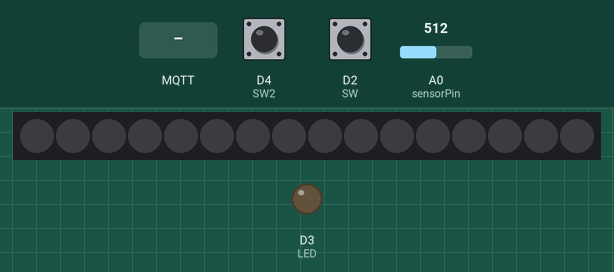
The sketch below on a simulated ESP8266 (NodeMCU). Parts: 16 RGB LEDs in strip order, left to right, output pins drawn as LEDs (lit = HIGH). Inputs (shaded band) come from the test bench; at power-on: D4 (SW2) LOW, D2 (SW) LOW, A0 (sensorPin) = 512. Dim RGB values are drawn brighter than linear; WiFi joins after 1.5 s; servers stay silent unless stated; EEPROM starts erased; no MQTT or app messages arrive unless stated; what the sketch prints to the serial monitor is not drawn.

Above: at 1.2 s.
1.3 s: D4 (SW2) pulled HIGH for 0.15 s
At 2.1 s:
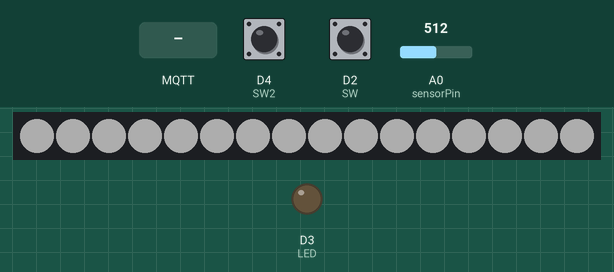
2.9 s: MQTT message "1" arrives on the first subscribed topic
At 4.1 s:
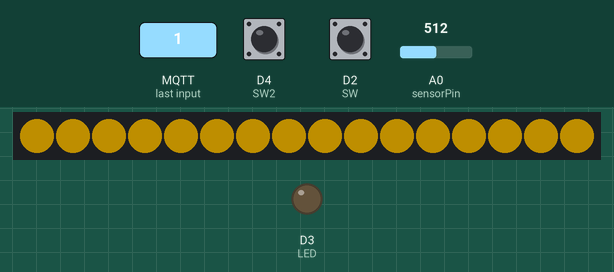
4.4 s: D2 (SW) pulled HIGH for 0.15 s
At 5.5 s:
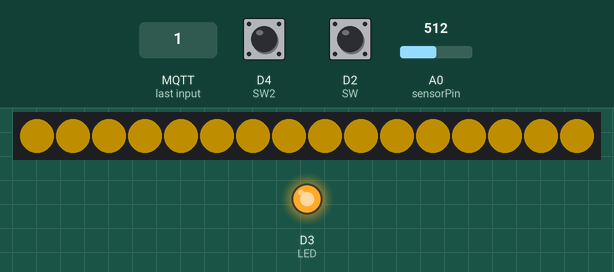
6.0 s: MQTT message "1" arrives on the second subscribed topic
At 6.02 s:
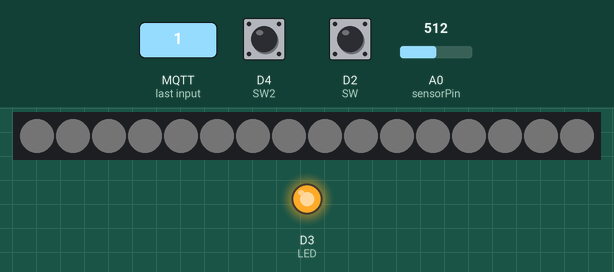
7.5 s: D4 (SW2) pulled HIGH for 1 s
At 9.2 s:
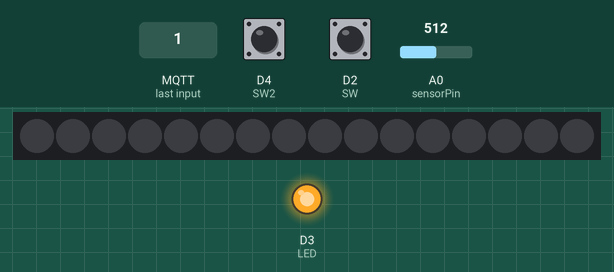
10.0 s: MQTT message "1" arrives on the first subscribed topic
At 10.7 s:
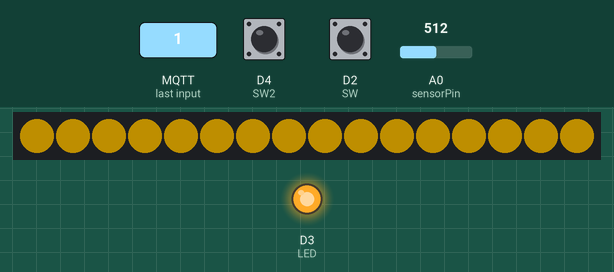
Timing chart, 0 to 12.5 s (numbered marks = the images above; inputs shaded):
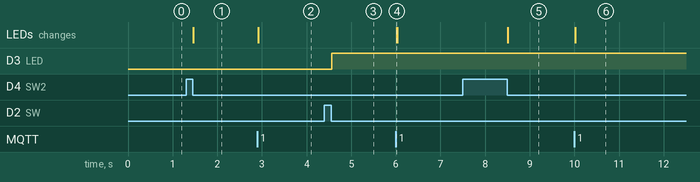

Measured:
- after the input at 1.3 s, the LEDs: change after 0.16 s (image 1)
- after the input at 2.9 s, the LEDs: change at once (image 2)
- after the input at 4.4 s, D3 (LED): LOW → HIGH after 0.16 s
- after the input at 6.0 s, the LEDs: change at once (image 4)
- after the input at 7.5 s, the LEDs: change after 1.0 s (image 5)
- after the input at 10.0 s, the LEDs: first change at once (image 6 shows a later state)

The sketch:

Group_LED.ino
```cpp
// (licence header left out)
#include<ESP8266WiFi.h>
#include<PubSubClient.h>
#include <EEPROM.h>
#include <Adafruit_NeoPixel.h>
#ifdef __AVR__
#include <avr/power.h>
#endif
#define PIN D5

#define NUMPIXELS 16

Adafruit_NeoPixel pixels(NUMPIXELS, PIN, NEO_GRB + NEO_KHZ800);

#define DELAYVAL 500 // Time (in milliseconds) to pause between pixels
int sensorPin = A0;
int sensorValue = 0;
#define SW D2
#define LED D3
#define SW2 D4
int LedMode = -1;
bool APLastState = LOW;
bool APToggle = LOW;
bool LedLastState = LOW;
bool LedToggle = LOW;

const char *ssid = "Group_LED" ; // Enter your WiFi name
const char *password = "12345678" ;   // Enter WiFi password
String homeSSID = "XXXXXXXXXX";
String homePassWord = "XXXXXXXXXX";
String groupName = "";
String strTopic;
String sendValue;
bool homeWifiState = false;

// MQTT Broker
const char *mqtt_broker = "broker.emqx.io" ;
const char *topic = "/test" ;
const char *mqtt_username = "TSANYI" ;
const char *mqtt_password = "0119" ;
const int mqtt_port = 1883 ;

//millis
int startTime;
int Duration;
int ConnectTime=10000; //可自訂led On的時間
int OffTime=500; //可自訂led Off的時間

WiFiClient espClient;
WiFiServer server(80);
PubSubClient client(espClient) ;

void setup() {
  pinMode(SW,INPUT);
  pinMode(SW2,INPUT);
  pinMode(LED,OUTPUT);
  EEPROM.begin(1024);
  Serial.begin(115200);
  server.begin();
  getHomeWifiValue();
  strTopic = "groupName" +String(topic)+"";
  startTime=millis();
  WiFi.begin (homeSSID.c_str(), homePassWord.c_str());
#if defined(__AVR_ATtiny85__) && (F_CPU == 16000000)
  clock_prescale_set(clock_div_1);
#endif
  pixels.begin(); // INITIALIZE NeoPixel strip object (REQUIRED)
  pixels.clear(); // Set all pixel colors to 'off'
}

void loop() {
  Duration=millis()-startTime;
  if(WiFi.status() != WL_CONNECTED) {
   //沒連上homeWifi
   homeWifiState = false;
   Serial.println ("未連接homeWifi");
   no_connect_homeWifi_mqtt();
  }else{
   homeWifiState = true;
   Serial.println("已連上homeWifi");
   WiFi.softAPdisconnect(true);
   connect_homeWifi();
  }
  //開啟AP
  bool APbtn = digitalRead(SW);
  if(APbtn){
    APLastState = APbtn;
  }
  if(APbtn != APLastState){
    APToggle = !APToggle;
    if(APToggle == HIGH){
      digitalWrite(LED,HIGH);
      //開啟AP配對
      open_AP_Mode();
    }else{
      digitalWrite(LED,LOW);
      WiFi.softAPdisconnect(true);
    }
    APLastState = LOW;
  }


  bool LedBtn = digitalRead(SW2);
  if(LedBtn){
    LedLastState =LedBtn;
  }
  if(LedBtn != LedLastState){
    LedMode += 1;
    LedLastState = LOW;
  }

  get_AP_Request();

  client. loop();
}
void open_AP_Mode(){
  //清空EEPROM
  CleanEEPROM();
  //設定IP及wifi模式為AP
  IPAddress Ip(192, 168, 255, 1);
  IPAddress NMask(255, 0, 0, 0);
  WiFi.softAPConfig(Ip, Ip, NMask);
  WiFi.mode(WIFI_AP);
  WiFi.softAP(ssid, password);
  IPAddress MyIP = WiFi.softAPIP();
  Serial.print("AP IP address: ");
  Serial.println(MyIP);
}
void off_AP_Mode(){

  getHomeWifiValue();
  WiFi.begin (homeSSID.c_str(), homePassWord.c_str());
}
void get_AP_Request(){
  WiFiClient clientAP = server.available();
  if (!clientAP) {
    return;
  }
  Serial.println("new client");
  while(!clientAP.available()){
    delay(1);
  }
  //讀取訊息
  String req = clientAP.readStringUntil('\r');
  clientAP.flush();
  int n = req.length();
  String req_wifiName;
  String req_wifiPassWord;
  //匹配請求
  if ( req.indexOf("/wifiname/") != -1){
    Serial.println(req);
    req_wifiName = req.substring(14,n-9);
    sendValue = String(req_wifiName.length())+'@';
    Serial.println(sendValue);
    Write_String(0,sendValue);
    Write_String(101,req.substring(14,n-9));
  }else if(req.indexOf("/wifipassword/") != -1){
    Serial.println(req);
    req_wifiPassWord = req.substring(18,n-9);
    sendValue = String(req_wifiPassWord.length())+'@';
    Serial.println(sendValue);
    Write_String(11,sendValue);
    Write_String(201,req.substring(18,n-9));
  }else if(req.indexOf("/groupname/")!= -1){
    //群組名稱
    Serial.println(req);
    req_wifiPassWord = req.substring(15,n-9);         //擷取http後段的資料
    sendValue = String(req_wifiPassWord.length())+'@';//將@加入WiFi密碼數量之後做為之後燒入ROM的定位點
    Serial.println(sendValue);
    Write_String(21,sendValue);                       //將變數sendValue燒入ROM中
    Write_String(301,req.substring(15,n-9));
  }else if(req.indexOf("/setwififinish/") != -1){
    APToggle = !APToggle;
    digitalWrite(LED,APToggle);
    off_AP_Mode();
  }else {
    Serial.println("invalid request");
    clientAP.stop();
    return;
  }
  clientAP.flush();
  String s = "HTTP/1.1 200 OK\r\nContent-Type: text/html\r\n\r\n<!DOCTYPE HTML>\r\n<html>\r\n";
  s += "OK";
  clientAP.print(s);
  delay(10);
  Serial.println("Client disonnected");
  s += "</html>\n";
}
//a是起始位，str为要保存的字符串
void Write_String(int a,String str){
  //把str所有数据逐个保存在EEPROM
  for (int i = 0; i < str.length(); i++){
    EEPROM.write(a + i, str[i]);
  }
  EEPROM.commit();
}
//a起始位 b讀幾位
String Read_String(int a, int b){
  String data = "";
  //从EEPROM中逐个取出每一位的值，并链接
  for (int i = 0; i < b; i++){
    if(EEPROM.read(a + i)=='@'){
      break;
    }else{
      data += char(EEPROM.read(a + i));
    }
  }
  return data;
}
void CleanEEPROM(){
    for (size_t i = 0; i < EEPROM.length(); i++)
    {
        EEPROM.write(i, 0);
    }
    EEPROM.commit();
}
void connect_homeWifi(){
//  Serial . println ( "Connected to the WiFi network" );
  //connecting to a mqtt broker
  client. setServer (mqtt_broker, mqtt_port);
  client. setCallback (callback);
  while(!client. connected()){
    String client_id = "esp8266-client-" ;
    client_id += String ( WiFi . macAddress ());
    Serial . printf ( "The client %s connects to the public mqtt broker\n" , client_id. c_str ());
    if (client. connect (client_id. c_str (), mqtt_username, mqtt_password)) {
       Serial . println ( "Public emqx mqtt broker connected" );
    } else {
       Serial.println ("未連接MQTT");
       no_connect_homeWifi_mqtt();
    }
    strTopic = groupName + "_LightStatus/test";
    client. subscribe (strTopic. c_str ());
    strTopic = groupName + "_LightBright/test";
    client. subscribe (strTopic. c_str ());
    break;
  }
  if(client. connected()){
    connect_homeWifi_mqtt();
  }
}
//未連上WiFi或MQTT要做的事
void no_connect_homeWifi_mqtt(){
//  Serial.println ("未連上WiFi或MQTT要做的事");
    switch(LedMode) {
      case 0:
        Serial.println("檯燈模式");
        sensorValue = analogRead(sensorPin);   //讀取類比輸入的值會得到0~1023
        sensorValue = map(sensorValue,0,1023,0,100);  //將0~1023轉化成0~255
        for(int i=0; i<NUMPIXELS; i++) {
          pixels.setPixelColor(i, pixels.Color(255, 255, 255));
          pixels.setBrightness(sensorValue);
          pixels.show();
        }
        break;
      case 1:
        Serial.println("小夜燈模式");
        for(int i=0; i<NUMPIXELS; i++) {
        pixels.setPixelColor(i, pixels.Color(204, 153, 0));
        pixels.setBrightness(100);
        pixels.show();
        }
        break;
      case 2:
        Serial.println("關燈");
        for(int i=0; i<NUMPIXELS; i++) {
        pixels.setPixelColor(i, pixels.Color(0, 0, 0));
        pixels.setBrightness(0);
        pixels.show();
        }
        LedMode = -1;
        break;
      default:
        Serial.println("NUN");
    }
}
//連上MQTT要做的事
void connect_homeWifi_mqtt(){
  Serial.println ("連上MQTT要做的事");
  switch(LedMode) {
      case 0:
        Serial.println("檯燈模式");
        break;
      case 1:
        Serial.println("小夜燈模式");
        for(int i=0; i<NUMPIXELS; i++) {
          pixels.setPixelColor(i, pixels.Color(204, 153, 0));
          pixels.setBrightness(100);
          pixels.show();
        }
        break;
      case 2:
        Serial.println("關燈");
        for(int i=0; i<NUMPIXELS; i++) {
        pixels.setPixelColor(i, pixels.Color(0, 0, 0));
        pixels.setBrightness(0);
        pixels.show();
        }
        LedMode = -1;
        break;
      default:delay(1);
//        Serial.println("NUN");
    }
}
//MQTT訂閱回傳
void callback(char *topic, byte *payload, unsigned  int length)  {
     String modeString(topic);
     Serial.print ( "Message arrived in topic: " );
     Serial.println (topic);
     Serial.print ( "Message:" );
     String MqttValue = "";
     for ( int i = 0 ; i < length; i++) {
       Serial.print (( char ) payload[i]);
       MqttValue += (char) payload[i];
     }
     if(modeString.indexOf("_LightStatus/test") != -1){
       if(MqttValue.toInt() == 0){
         //檯燈模式
         LedMode = 0;
       }else if(MqttValue.toInt() == 1){
         //小夜燈模式l
         LedMode = 1;
       }else if(MqttValue.toInt() == 2){
         //關閉
         LedMode = 2;
       }
     }else if(modeString.indexOf("_LightBright/test") != -1){
        for(int i=0; i<NUMPIXELS; i++) {
          pixels.setPixelColor(i, pixels.Color(255, 255, 255));
          pixels.setBrightness(MqttValue.toInt());
          pixels.show();
        }
     }else{}
     Serial.println ();
     Serial.println ( "-----------------------" );
}
//讀取ROM資料
void getHomeWifiValue(){
  //讀取wifi名稱
  String s1=Read_String(101,Read_String(0,10).toInt());
  Serial.print("燒入wifi名稱：");
  Serial.println(s1);
  homeSSID = s1;
  //讀取wifi密碼
  String s2=Read_String(201,Read_String(11,20).toInt());
  Serial.print("燒入wifi密碼：");
  Serial.println(s2);
  homePassWord = s2;
  WiFi.begin (homeSSID.c_str(), homePassWord.c_str());
  //讀取Group名稱
  String s3=Read_String(301,Read_String(21,30).toInt());
  Serial.print("燒入Group名稱：");
  Serial.println(s3);
  groupName = s3;
}
```
